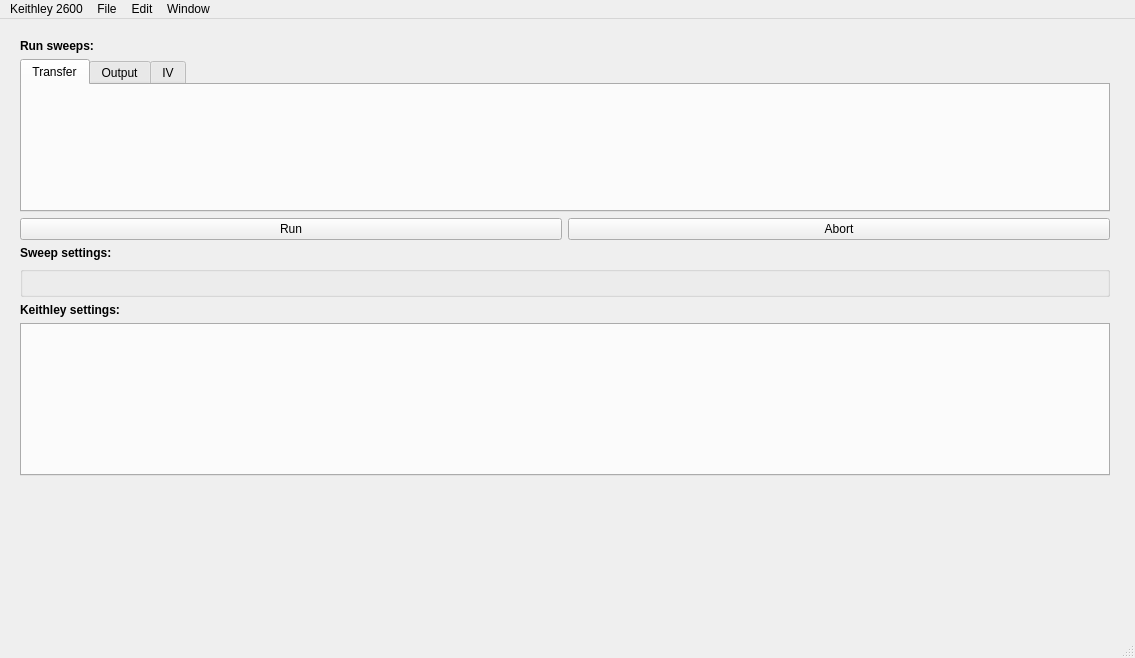
<?xml version="1.0" encoding="UTF-8"?>
<ui version="4.0">
 <class>MainWindow</class>
 <widget class="QMainWindow" name="MainWindow">
  <property name="geometry">
   <rect>
    <x>0</x>
    <y>0</y>
    <width>1135</width>
    <height>658</height>
   </rect>
  </property>
  <property name="windowTitle">
   <string>Keithley 2600</string>
  </property>
  <widget class="QWidget" name="centralwidget">
   <layout class="QHBoxLayout" name="horizontalLayout" stretch="1,0,2">
    <property name="leftMargin">
     <number>20</number>
    </property>
    <property name="topMargin">
     <number>20</number>
    </property>
    <property name="rightMargin">
     <number>20</number>
    </property>
    <property name="bottomMargin">
     <number>7</number>
    </property>
    <item>
     <layout class="QGridLayout" name="gridLayout">
      <item row="0" column="0" colspan="2">
       <widget class="QLabel" name="label_1">
        <property name="font">
         <font>
          <weight>75</weight>
          <bold>true</bold>
         </font>
        </property>
        <property name="text">
         <string>Run sweeps:</string>
        </property>
       </widget>
      </item>
      <item row="1" column="0" colspan="2">
       <widget class="QTabWidget" name="tabWidgetSweeps">
        <property name="currentIndex">
         <number>0</number>
        </property>
        <widget class="QWidget" name="tab1">
         <attribute name="title">
          <string>Transfer</string>
         </attribute>
         <layout class="QVBoxLayout" name="_2">
          <property name="topMargin">
           <number>0</number>
          </property>
          <property name="bottomMargin">
           <number>0</number>
          </property>
         </layout>
        </widget>
        <widget class="QWidget" name="tab2">
         <attribute name="title">
          <string>Output</string>
         </attribute>
         <layout class="QGridLayout" name="_3">
          <property name="topMargin">
           <number>0</number>
          </property>
          <property name="bottomMargin">
           <number>0</number>
          </property>
         </layout>
        </widget>
        <widget class="QWidget" name="tab3">
         <attribute name="title">
          <string>IV</string>
         </attribute>
         <layout class="QGridLayout" name="gridLayout_7">
          <property name="topMargin">
           <number>0</number>
          </property>
          <property name="bottomMargin">
           <number>0</number>
          </property>
         </layout>
        </widget>
       </widget>
      </item>
      <item row="3" column="0" colspan="2">
       <widget class="QLabel" name="label_2">
        <property name="font">
         <font>
          <weight>75</weight>
          <bold>true</bold>
         </font>
        </property>
        <property name="text">
         <string>Sweep settings:</string>
        </property>
       </widget>
      </item>
      <item row="2" column="0">
       <widget class="QPushButton" name="pushButtonRun">
        <property name="text">
         <string>Run</string>
        </property>
       </widget>
      </item>
      <item row="5" column="0" colspan="2">
       <widget class="QLabel" name="label_3">
        <property name="font">
         <font>
          <weight>75</weight>
          <bold>true</bold>
         </font>
        </property>
        <property name="text">
         <string>Keithley settings:</string>
        </property>
       </widget>
      </item>
      <item row="7" column="0" colspan="2">
       <spacer name="verticalSpacer_4">
        <property name="orientation">
         <enum>Qt::Vertical</enum>
        </property>
        <property name="sizeType">
         <enum>QSizePolicy::MinimumExpanding</enum>
        </property>
        <property name="sizeHint" stdset="0">
         <size>
          <width>0</width>
          <height>20</height>
         </size>
        </property>
       </spacer>
      </item>
      <item row="6" column="0" colspan="2">
       <widget class="QTabWidget" name="tabWidgetSettings">
        <property name="enabled">
         <bool>true</bool>
        </property>
       </widget>
      </item>
      <item row="4" column="0" colspan="2">
       <widget class="QGroupBox" name="groupBoxSweepSettings">
        <property name="title">
         <string/>
        </property>
        <layout class="QGridLayout" name="gridLayout_6">
         <property name="topMargin">
          <number>0</number>
         </property>
         <property name="bottomMargin">
          <number>0</number>
         </property>
        </layout>
       </widget>
      </item>
      <item row="2" column="1">
       <widget class="QPushButton" name="pushButtonAbort">
        <property name="text">
         <string>Abort</string>
        </property>
       </widget>
      </item>
     </layout>
    </item>
    <item>
     <spacer name="horizontalSpacer_3">
      <property name="orientation">
       <enum>Qt::Horizontal</enum>
      </property>
      <property name="sizeType">
       <enum>QSizePolicy::Fixed</enum>
      </property>
      <property name="sizeHint" stdset="0">
       <size>
        <width>5</width>
        <height>20</height>
       </size>
      </property>
     </spacer>
    </item>
    <item>
     <layout class="QGridLayout" name="gridLayout2"/>
    </item>
   </layout>
  </widget>
  <widget class="QStatusBar" name="statusBar">
   <property name="styleSheet">
    <string notr="true">QStatusBar{background:transparent};
QStatusBar::item {border: 0px solid black };</string>
   </property>
  </widget>
  <widget class="QMenuBar" name="menubar">
   <property name="geometry">
    <rect>
     <x>0</x>
     <y>0</y>
     <width>1135</width>
     <height>22</height>
    </rect>
   </property>
   <widget class="QMenu" name="menu_Keithley_2600">
    <property name="title">
     <string>Keithley 2600</string>
    </property>
    <addaction name="actionSettings"/>
    <addaction name="separator"/>
    <addaction name="actionConnect"/>
    <addaction name="actionDisconnect"/>
    <addaction name="separator"/>
    <addaction name="actionLoadDefaults"/>
    <addaction name="actionSaveDefaults"/>
    <addaction name="separator"/>
    <addaction name="action_Exit"/>
   </widget>
   <widget class="QMenu" name="menu_File">
    <property name="title">
     <string>File</string>
    </property>
    <addaction name="actionSaveSweepData"/>
    <addaction name="actionLoad_data_from_file"/>
    <addaction name="separator"/>
   </widget>
   <widget class="QMenu" name="menuEdit">
    <property name="title">
     <string>Edit</string>
    </property>
   </widget>
   <widget class="QMenu" name="menuWindow">
    <property name="title">
     <string>Window</string>
    </property>
    <addaction name="actionMinimize"/>
    <addaction name="actionZoom"/>
   </widget>
   <addaction name="menu_Keithley_2600"/>
   <addaction name="menu_File"/>
   <addaction name="menuEdit"/>
   <addaction name="menuWindow"/>
  </widget>
  <action name="actionSettings">
   <property name="text">
    <string>Connection Settings...</string>
   </property>
   <property name="menuRole">
    <enum>QAction::NoRole</enum>
   </property>
  </action>
  <action name="actionConnect">
   <property name="text">
    <string>Connect</string>
   </property>
   <property name="menuRole">
    <enum>QAction::NoRole</enum>
   </property>
  </action>
  <action name="actionDisconnect">
   <property name="text">
    <string>Disconnect</string>
   </property>
   <property name="menuRole">
    <enum>QAction::NoRole</enum>
   </property>
  </action>
  <action name="actionExit">
   <property name="text">
    <string> Exit</string>
   </property>
  </action>
  <action name="actionSaveSweepData">
   <property name="text">
    <string>&amp;Save Sweep Data...</string>
   </property>
  </action>
  <action name="action_Exit">
   <property name="text">
    <string>&amp;Quit Keithley 2600</string>
   </property>
   <property name="menuRole">
    <enum>QAction::NoRole</enum>
   </property>
  </action>
  <action name="actionTb1">
   <property name="text">
    <string>tb1</string>
   </property>
  </action>
  <action name="actionLoad_data_from_file">
   <property name="text">
    <string>&amp;Load Sweep Data...</string>
   </property>
  </action>
  <action name="actionLoadDefaults">
   <property name="text">
    <string>Revert to Default Settings</string>
   </property>
   <property name="menuRole">
    <enum>QAction::NoRole</enum>
   </property>
  </action>
  <action name="actionSaveDefaults">
   <property name="text">
    <string>Save Settings as Default</string>
   </property>
   <property name="menuRole">
    <enum>QAction::NoRole</enum>
   </property>
  </action>
  <action name="actionMinimize">
   <property name="text">
    <string>Minimize</string>
   </property>
   <property name="shortcut">
    <string>Ctrl+M</string>
   </property>
  </action>
  <action name="actionZoom">
   <property name="text">
    <string>Zoom</string>
   </property>
   <property name="shortcut">
    <string>Meta+Ctrl+Z</string>
   </property>
  </action>
 </widget>
 <tabstops>
  <tabstop>tabWidgetSweeps</tabstop>
  <tabstop>tabWidgetSettings</tabstop>
 </tabstops>
 <resources/>
 <connections>
  <connection>
   <sender>actionMinimize</sender>
   <signal>triggered()</signal>
   <receiver>MainWindow</receiver>
   <slot>showMinimized()</slot>
   <hints>
    <hint type="sourcelabel">
     <x>-1</x>
     <y>-1</y>
    </hint>
    <hint type="destinationlabel">
     <x>567</x>
     <y>328</y>
    </hint>
   </hints>
  </connection>
  <connection>
   <sender>actionZoom</sender>
   <signal>triggered()</signal>
   <receiver>MainWindow</receiver>
   <slot>showMaximized()</slot>
   <hints>
    <hint type="sourcelabel">
     <x>-1</x>
     <y>-1</y>
    </hint>
    <hint type="destinationlabel">
     <x>567</x>
     <y>328</y>
    </hint>
   </hints>
  </connection>
 </connections>
</ui>
